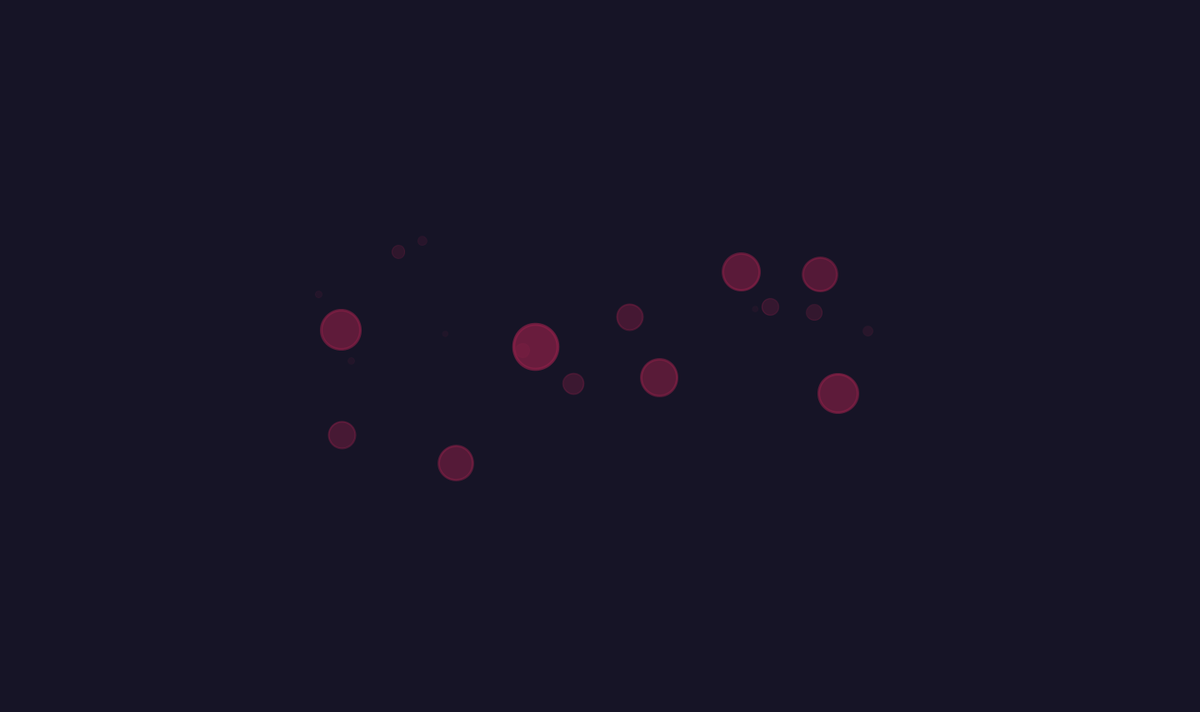
Frame 1 (no input)
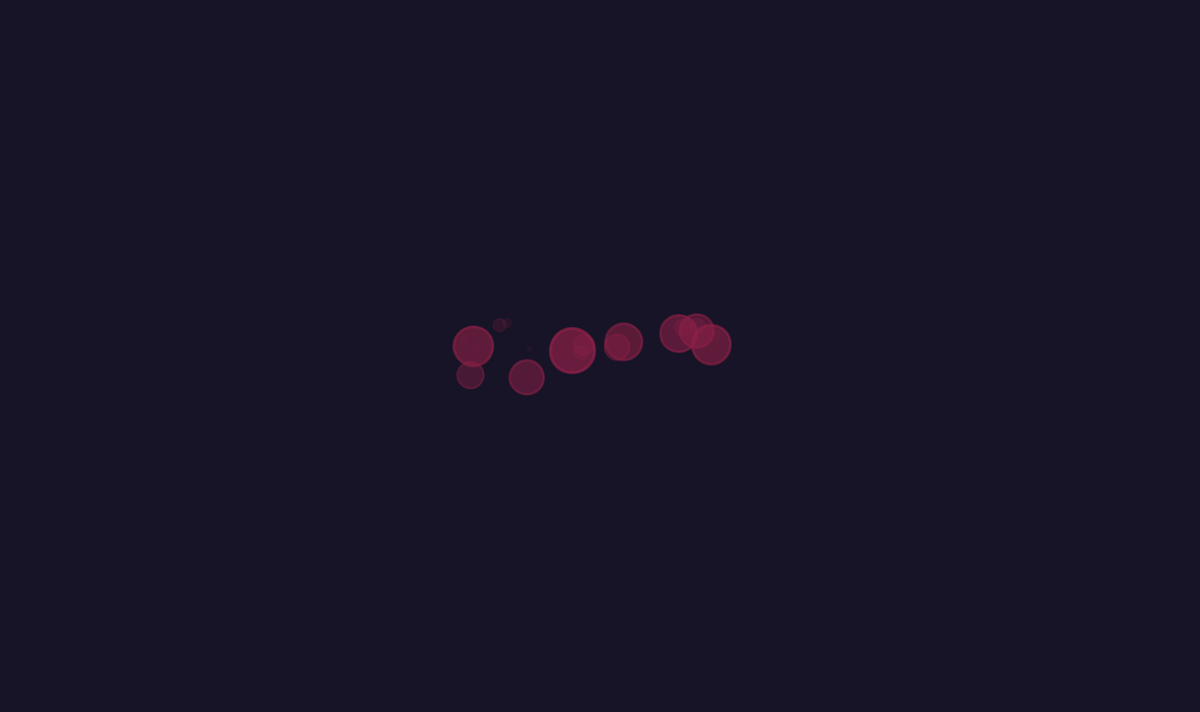
Frame 60 (the mouse pressed at the canvas centre just before this capture)
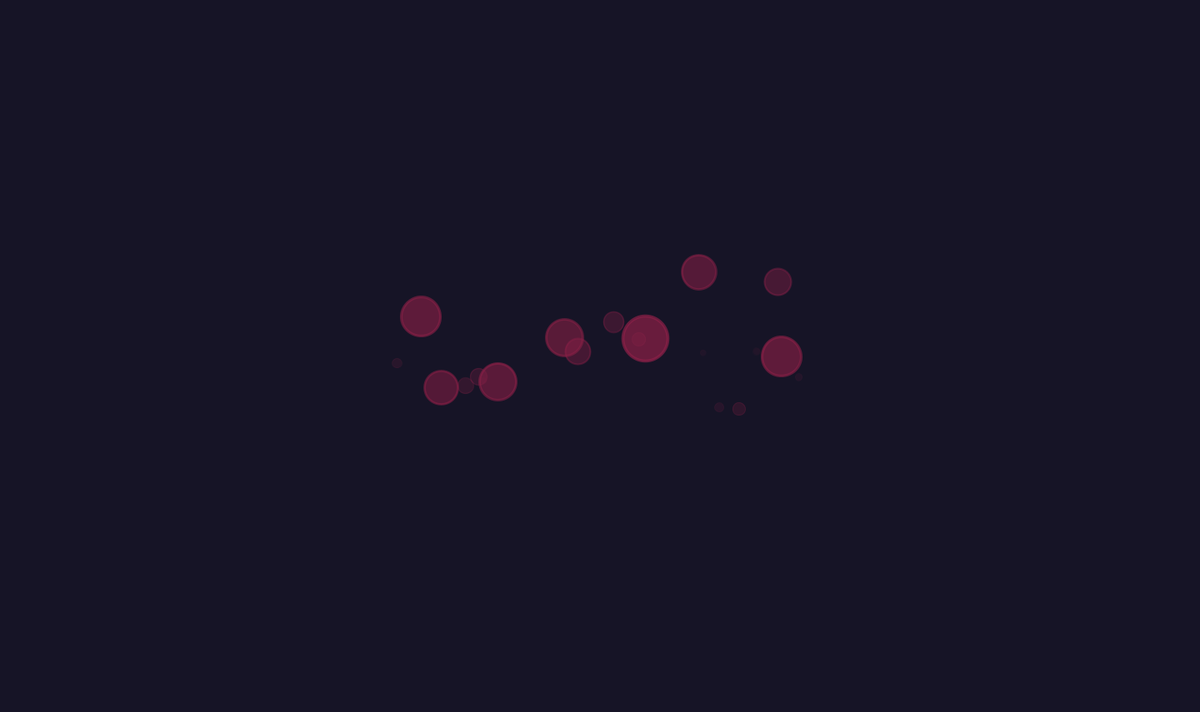
Frame 120 (the mouse held since frame 60 and released just before this capture)

The Processing sketch that drew these frames (run headless with seeded random() and noise(); from frame 60 on, the mouse is pressed at the canvas centre):

// Processing sketch: ex_2_10_mutual_attraction
// ── ex_2_10_mutual_attraction.pde
int width = 1440;
int height = 855;
Mover[] movers = new Mover[20];

void setup() {
  size(1440, 855);
  for (int i = 0; i < movers.length; i++) {
    movers[i] = new Mover(
      140, 31, 71,
      random(2, 20),
      random(width/2) + width / 4,
      random(height/3) + height/3);
  }
}

void draw() {
  background(22, 20, 38);
  for (int i = 0; i < movers.length; i++) {
    for (int j = 0; j < movers.length; j++) {
      if (i != j) {
        PVector force = movers[j].attract(movers[i]);
        movers[i].applyForce(force);
      }
    }

    movers[i].update();
    movers[i].display();
  }
}

class Mover {
  PVector location, velocity, acceleration;
  int r, g, b;
  float offset, mass, radius, G;

  Mover(int r, int g, int b, float mass, float x, float y) {
    location = new PVector(x, y);
    velocity = new PVector(0, 0);
    acceleration = new PVector(0, 0);
    this.r = r;
    this.g = g;
    this.b = b;
    this.mass = mass;
    this.radius = mass*3.0;
    this.G = 0.4;
  }

  void display() {
    strokeWeight(mass * 0.2);
    stroke(r, g, b, 10*mass);
    fill(r, g, b, 10*mass);
    ellipse(location.x, location.y, radius, radius);
    smooth();
  }

  void update() {
    velocity.add(acceleration);
    location.add(velocity);
    acceleration.mult(0);
    limit(30);
  }
  
  void applyForce(PVector force) {
    PVector f = PVector.div(force, mass);
    acceleration.add(f);
  }
  
  void limit(float max) {
    if (velocity.x > max) {
      velocity.x = max; 
    }
    if (velocity.y > max) {
      velocity.y = max; 
    }
  }
  
  PVector attract(Mover mover) {
    PVector force = PVector.sub(location, mover.location);
    float distance = force.magSq();
    distance = constrain(distance, 5.0, 25.0);
    float strength = G * mass * mover.mass;
    force.normalize();
    return force.mult(strength / (distance * distance));
  }
}
